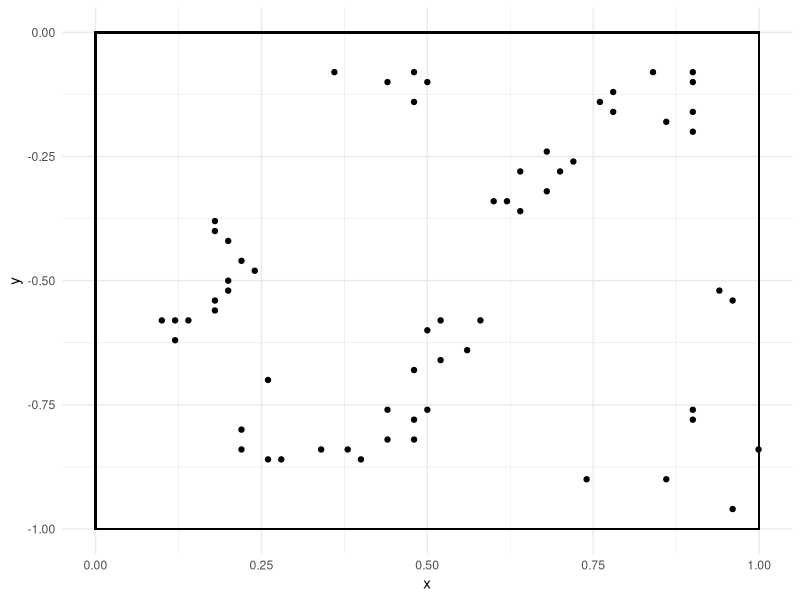

Source code (R): (Note: this script raises an error after producing the figure.)
# Project 2, 18.03.2022
# Problem 3 ----
library(spatial)
library(MASS)
library(tidyverse)
library(spatstat)

# Config
setwd('~/Fysmat/8 Semester V2022/RomStat/romstat/project2/')
figpath = './figures'
# getwd()

## Read,plot ----
redwood    <- ppinit("redwood.dat")
redwood.df <- data.frame(x = redwood$x, y = redwood$y)

# Plot
redwood$area
redwood.plot = ggplot(redwood.df) + 
  geom_point(aes(x = x, y = y)) + 
  geom_rect(aes(xmin = 0, xmax = 1, ymin = -1, ymax = 0),
            alpha = 0, color = 1) + 
  theme_minimal()
# redwood.plot


## i) Empirical fit ----
"Make empirical fit"
N = data.frame(n=c(5, 9, 8, 13, 19, 6))
a = mean(N$n)
lambda = 6

sim.ns <- function(w, lambda, d=0.5, lambda_c=10, sigma_c=c(1,1), 
                   N=100, k=100, fs=0.7){
  # w: Window
  # lambda: Parent intensity
  # d: Distance to extend window
  # pc: Pmf #daughters (removed)
  # fr: pdf parent-daughter distance (removed)
  # cMean: mean number of daughter points per parent
  # N: #sims
  # k: #grid points

  xmin = w[1,1]; xmax = w[1,2]
  ymin = w[2,1]; ymax = w[2,2]
  wExt = w + matrix(c(-d, -d, d, d), ncol = 2) # Extended window
  nu   = (wExt[1,2] - wExt[1,1])*(wExt[2,2] - wExt[2,1]) # nu(W)
  n    = rpois(N, lambda*nu) # Create #parents for each sim
  L.mat = matrix(rep(NA, N*k), nrow = N) # Allocate memory for L estimates
  
  for(i in 1:N){
    # parent points
    y1 = runif(n[i], w[1,1], w[1,2]) # Not extended window
    y2 = runif(n[i], w[2,1], w[2,2])
    # y1 = runif(n[i], wExt[1,1], wExt[1,2])
    # y2 = runif(n[i], wExt[2,1], wExt[2,2])
    # Daughter points
    x1 = c() # x daughter val
    x2 = c() # y daughter val
    nt = n[i]
    for (p in 1:nt){
      # browser()
      c = rpois(nt, lambda=lambda_c) # #daughter points for this parent (p_c)
      x1 = c(x1, rnorm(c, mean = y1[p], sd = sigma_c[1]^2)) # f_R & \hat r
      x2 = c(x2, rnorm(c, mean = y2[p], sd = sigma_c[2]^2)) # f_R & \hat r
    }
    # browser()
    # plot(x1[1:(10*n[1])], x2[1:(10*n[1])], main="NS sim",
    #      xlim=c(xmin-d,xmax+d), ylim=c(ymin-d, xmin-d))
    # tp = 3
    # plot(x1[(10*sum(n[1:tp])):(10*sum(n[1:(tp+1)]))], 
    #      x2[(10*sum(n[1:tp])):(10*sum(n[1:(tp+1)]))], 
    #      main="NS sim", xlim=c(xmin-d,xmax+d), ylim=c(ymin-d, xmin-d))
    
    # Remove daughter points outside original window {x: x \in w}
    where = x1>=rep(xmin,length(x1)) && x1<=rep(xmax,length(x1)) &&
      x2>=rep(ymin,length(x2)) && x2<=rep(ymax,length(x2))
    sum(where)
    x1 = x1[where] 
    x2 = x2[where] 
    L = Kfn(list(x = x1, y = x2), fs = fs, k = k)
    # Store to data frame (matrix?)
    L.mat[i, ] = L$y # all L-fn values
  }
  return(list(x = L$x, y = L.mat))
}

plot.pi = function(sim, L){
  upper <- apply(sim$y, 2,  quantile, probs = c(0.95))
  lower <- apply(sim$y, 2,  quantile, probs = c(0.05))
  
  gg.NS = ggplot(data = data.frame(l = lower, u = upper, x = sim$x)) + 
    geom_ribbon(aes(x = x, ymin = l, ymax = u), alpha = 0.2) +
    geom_line(data = L, aes(x, y), color="cyan3") + 
    geom_abline(slope=1, intercept = 0, linetype=2) +
    xlim(0,0.5) + ylim(0,.6) +
    theme_minimal()
  gg.NS
}




"Evaluate by simulating 100 realizations from NS to produce 90% pi. of L-fnc"
# Plot PI for redwood sim by NS process
# redwood.pois <- sim.ppp(0,9.6,0,10, n.pines, 5) # ur l.mat
# n.pines <- length(pines$x)
w = matrix(c(0, 1,
             -1, 0), ncol = 2, byrow = T)
L.redwood <- Kfn(ppinit("redwood.dat"), fs = 0.5, k = 100)
L.redwood.df <- data.frame(x = L.redwood$x, y = L.redwood$y)

set.seed(321)
redwood.ns <- sim.ns(w, 10, sigma_c = c(0.01,0.01))

ns.p1 = plot.pi(redwood.ns, L.redwood.df)
ns.p1

set.seed(321)
sc = 0.17
redwood.ns <- sim.ns(w, 23, sigma_c = c(sc,sc), lambda_c = 2.63)

ns.p2 = plot.pi(redwood.ns, L.redwood.df)
ns.p2

temp = kppm(redwood.df, "Thomas")






## ii) Improved fit ----
"Iterate guestimate to improve fit"
"Try to make empirical L-fnc consistent wit 90% pi."
"List final guestimates of model params."

## iii) Display ----
"Display data next to three realizations from guestimated NS model"


## saveFigs ----
ggsave("3_NS1.pdf", plot = ns.p1, path = figpath, width=4, height = 4)



sim.NS = function(lm, lc, sc){
  result = matrix(NA, nrow=0, ncol=2)
  k=0
  km = rpois(1,lm)
  for (j in 1:km){
    xm = c(runif(1,0,1), runif(1,-1,0))
    kc = rpois(1,lc)
    for (i in 1:kc) {
      xc = mvrnorm(mu = xm, Sigma = sc*diag(2))
      if (xc[1] > 0 && xc[1] < 1 && xc[2] > -1 && xc[2] < 0){
        result = rbind(result, xc)
        k = k + kc
      }
    }
  }
  return(result)
}
